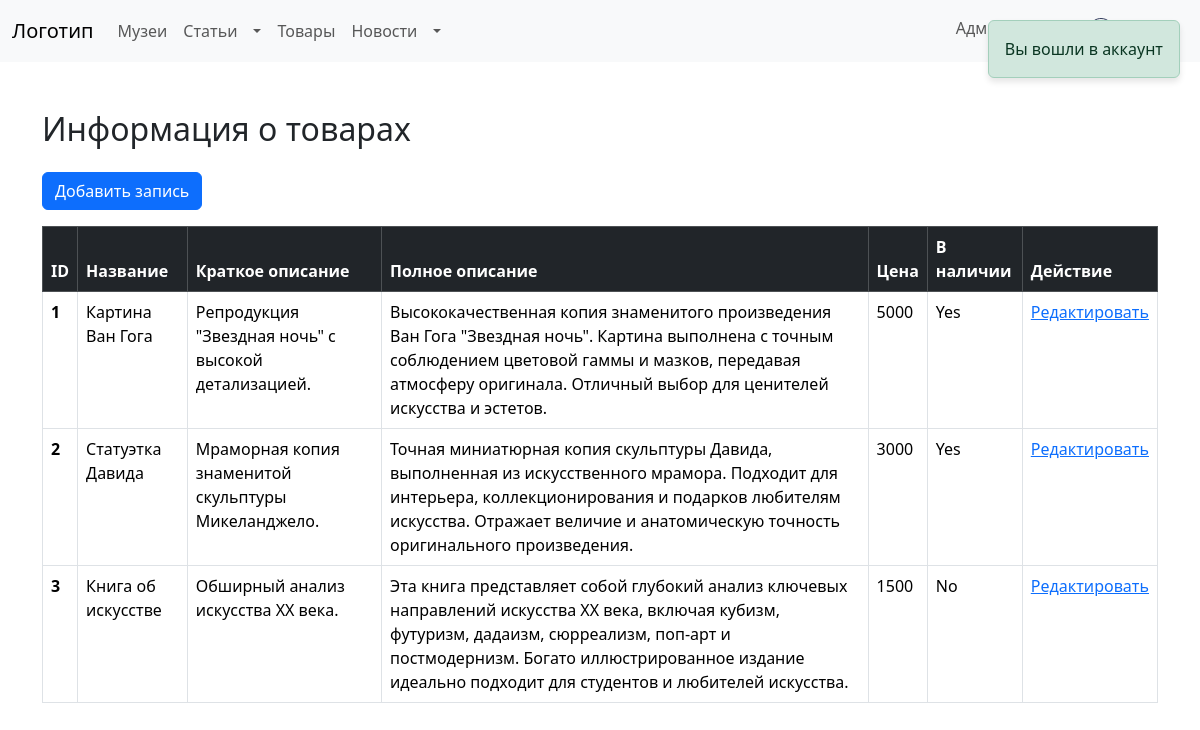
Before: /admin/product.php (signed in) with the older database file.
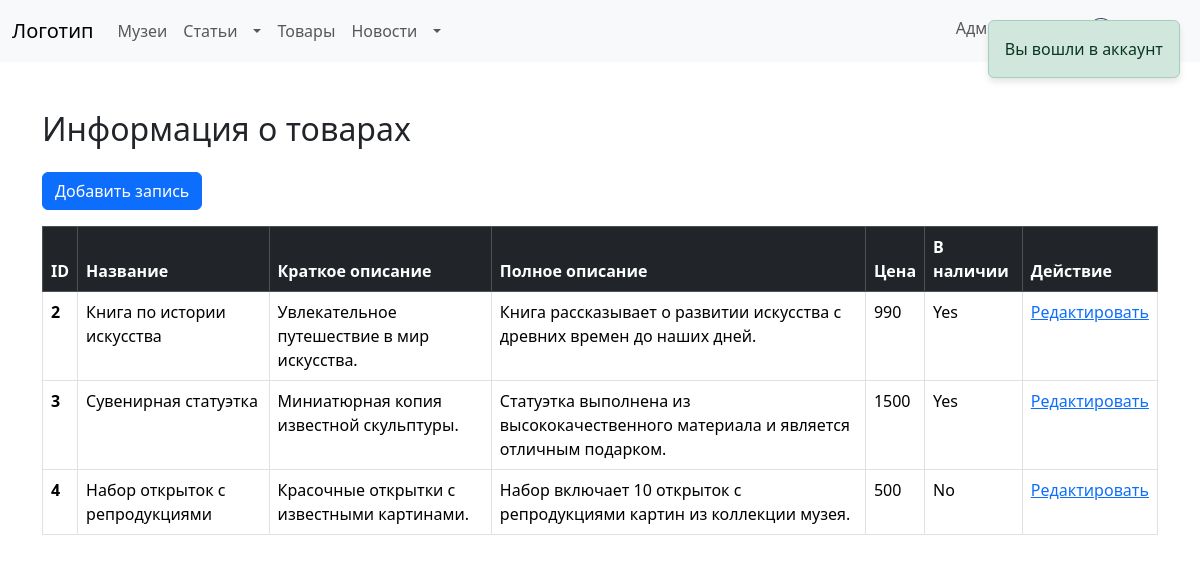
After: the same page with the newer database file.
### tables this page shows
CREATE TABLE `product` (
  `Id` int(11) NOT NULL,
  `Name` varchar(55) NOT NULL,
  `Short_desc` varchar(150) NOT NULL,
  `Full_desc` varchar(320) DEFAULT NULL,
  `Price` varchar(25) DEFAULT NULL,
  `Available` varchar(15) DEFAULT NULL,
  `Image_path` varchar(255) DEFAULT NULL
);

### admin/product.php (the view, shortened to what this page needs)
<?php include "../include/header.php"; ?>
<?php include "../include/message.php"; ?>
<?php
if (isset($_SESSION["log-session"]) && isset($_SESSION['log-session-data'])):
    if ($_SESSION['log-session-data']["Admin"]):
        $query = $pdo->prepare("SELECT * FROM product");
        $query->execute();
        $products_query_result = $query->fetchAll(PDO::FETCH_ASSOC);
?>
    <div class="container mt-5">
        <h2 class="mb-4">Информация о товарах</h2>
        <div class="mb-3">
            <form method="post">
                <a class="btn btn-primary" href="/cult_conn/admin/dynamic/products.php">Добавить запись</a>
            </form>
        </div>
        <table class="table table-bordered table-hover">
            <thead class="table-dark">
                <tr>
                    <th>ID</th>
                    <th>Название</th>
                    <th>Краткое описание</th>
                    <th>Полное описание</th>
                    <th>Цена</th>
                    <th>В наличии</th>
                    <th>Действие</th>
                </tr>
            </thead>
            <tbody>
                <?php if (empty($products_query_result)): ?>
                <?php else: ?>
                    <?php foreach ($products_query_result as $product) { ?>
                        <tr>
                            <th scope="row"><?= htmlspecialchars($product["Id"]) ?></th>
                            <td><?= htmlspecialchars($product["Name"]) ?></td>
                            <td><?= htmlspecialchars($product["Short_desc"]) ?></td>
                            <td><?= htmlspecialchars($product["Full_desc"]) ?></td>
                            <td><?= htmlspecialchars($product["Price"]) ?></td>
                            <td><?= htmlspecialchars($product["Available"]) ?></td>
                            <td><a href="/cult_conn/admin/dynamic/products.php?id=<?= htmlspecialchars($product["Id"])?>">Редактировать</a></td>
                        </tr>
                    <?php }
                endif; ?>
            </tbody>
        </table>
    </div>
    <?php else: ?>
        <div class="container mt-5">
                <?php include "../error/404.php"; ?>
        </div>
    <?php
    endif;
    ?>
<?php else: ?>
    <div class="container mt-5">
            <?php include "../error/404.php"; ?>
    </div>
<?php
endif;
?>
<?php include "../include/footer.php"; ?>

Changed rows visible on the page:
removed product: Id "1", Name "Картина Ван Гога", Short_desc "Репродукция \"Звездная ночь\" с высокой детализацией.", Full_desc "Высококачественная копия знаменитого произведения Ван Гога \"Звездная ночь\". Картина выполнена с точным соблюдением цветовой гаммы и мазков, передавая атмосферу оригинала. Отличный выбор для ценителей искусства и эстетов.", Price "5000", Available "Yes"
changed product id 2: Name "Статуэтка Давида" → "Книга по истории искусства"; Short_desc "Мраморная копия знаменитой скульптуры Микеланджело." → "Увлекательное путешествие в мир искусства."; Full_desc "Точная миниатюрная копия скульптуры Давида, выполненная из искусственного мрамора. Подходит для интерьера, коллекционирования и подарков любителям искусства. Отражает величие и анатомическую точность оригинального произведения." → "Книга рассказывает о развитии искусства с древних времен до наших дней."; Price "3000" → "990"
changed product id 3: Name "Книга об искусстве" → "Сувенирная статуэтка"; Short_desc "Обширный анализ искусства XX века." → "Миниатюрная копия известной скульптуры."; Full_desc "Эта книга представляет собой глубокий анализ ключевых направлений искусства XX века, включая кубизм, футуризм, дадаизм, сюрреализм, поп-арт и постмодернизм. Богато иллюстрированное издание идеально подходит для студентов и любителей искусства." → "Статуэтка выполнена из высококачественного материала и является отличным подарком."; Available "No" → "Yes"
added product: Id "4", Name "Набор открыток с репродукциями", Short_desc "Красочные открытки с известными картинами.", Full_desc "Набор включает 10 открыток с репродукциями картин из коллекции музея.", Price "500", Available "No"
